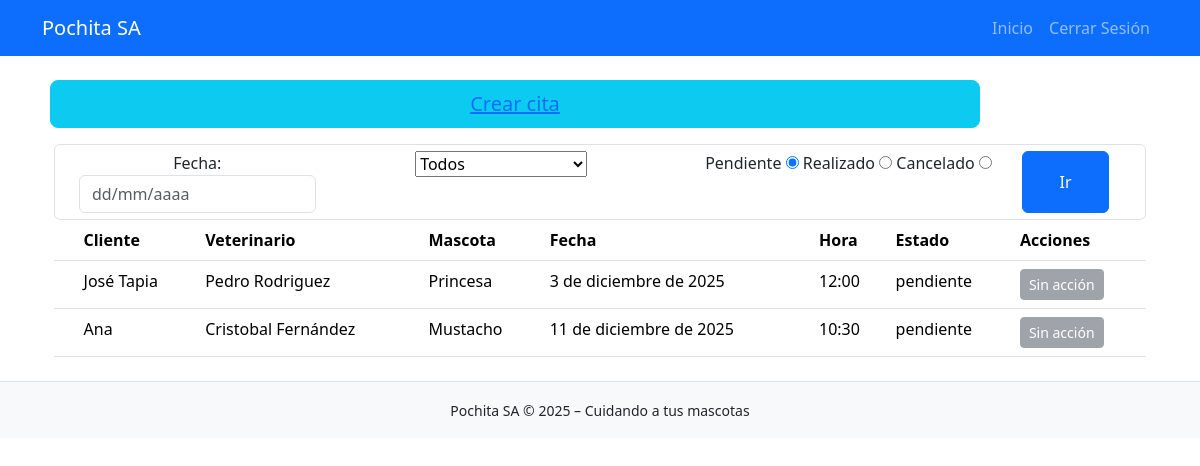
Screenshot of /horarios/ (signed in) with the database file from the repository.
### horarios/models.py (models this page shows, shortened)
class Cita(models.Model):
    fecha = models.DateField(verbose_name="Fecha agendada")
    hora_inicial = models.IntegerField(verbose_name="Bloque inicial de cita")
    estado = models.CharField(max_length=9, choices=ESTADOS_DE_CITA, verbose_name="Estado")
    veterinario = models.ForeignKey(Veterinario, on_delete=models.CASCADE, verbose_name="Veterinario asignado")
    ficha_cliente = models.ForeignKey(FichaMascota, on_delete=models.CASCADE, verbose_name="Ficha Cliente")
    updated = models.DateTimeField(auto_now=True, verbose_name="Última vez actualizado")
    def bloques_a_tiempo(self, bloque):
        inicio_horario = datetime(self.fecha.year, self.fecha.month, self.fecha.day, 8, 0, 0, 0)
        result = inicio_horario + timedelta(minutes=(bloque - 1) * 30)
        return result.strftime('%H:%M')
    @property
    def hora_inicial_a_tiempo(self):
        return self.bloques_a_tiempo(self.hora_inicial)

### fichas_mascota/models.py (models this page shows, shortened)
class FichaMascota(models.Model):
    cliente = models.CharField(max_length=90, verbose_name="Nombre del dueño")
    mascota = models.CharField(max_length=30, verbose_name="Nombre de la mascota")
    especie = models.CharField(max_length=40, verbose_name="Especie de la mascota")
    edad = models.IntegerField(verbose_name="Edad de la mascota")
    peso = models.IntegerField(verbose_name="Peso de la mascota")
    vacunas = models.TextField(max_length=60, verbose_name="Descripción de vacunas")
    tratamientos_apli = models.TextField(max_length=200, verbose_name="Tratamientos aplicados")
    tratamientos_sig = models.TextField(max_length=100, verbose_name="Siguiente tratamiento por aplicar")
    telefono = models.CharField(max_length=15, verbose_name="Teléfono de contacto")
    created = models.DateTimeField(auto_now_add=True, verbose_name="Fecha creación")
    updated = models.DateTimeField(auto_now=True, verbose_name="Última vez actualizado")

### veterinarios/models.py (models this page shows, shortened)
class Veterinario(models.Model):
    nombre = models.CharField(max_length=120, verbose_name="Nombre de Veterinario")
    usuario = models.ForeignKey(User, on_delete=models.CASCADE, verbose_name="Cuenta de usuario")
    created = models.DateTimeField(auto_now_add=True, verbose_name="Fecha de registro")

### horarios/views.py (the view)
# urls.py: path('', views.horarios, name = "horarios"),
@login_required
def horarios(req):
    veterinario = req.GET.get('veterinario')
    if veterinario:
        veterinario = veterinario.strip()
    estado = req.GET.get('estado', None)
    lista_estados = ["realizado", "pendiente", "cancelado"]
    if estado not in lista_estados: estado = "pendiente"
    fecha = localtime().date()
    try:
        fecha_str = req.GET.get('fecha', None)
        fecha = datetime.strptime(fecha_str, "%d/%m/%Y").date()
        fecha_max = fecha
    except:
        fecha = date(fecha.year, fecha.month, 1)
        fecha_max = fecha + relativedelta(months=1)
        fecha_max = date(
            fecha_max.year,
            fecha_max.month,
            calendar.monthrange(fecha_max.year, fecha_max.month)[1]
        )
    if(veterinario): citas = Cita.objects.filter(fecha__range = (fecha, fecha_max), estado = estado, veterinario__id = veterinario).order_by('fecha')
    else: citas = Cita.objects.filter(fecha__range = (fecha, fecha_max), estado = estado).order_by('fecha')
    veterinarios = Veterinario.objects.all().order_by('id')
    try: vet_loggeado = Veterinario.objects.get(usuario__id = req.user.id)
    except: vet_loggeado = None
    notificaciones = get_notificaciones(req)
    return render(req, 'horarios/horario.html', {
        'citas': citas,
        'fecha_min': date(2020, 1, 1),
        'fecha_max': fecha_max,
        'veterinarios': veterinarios,
        'vet_loggeado': vet_loggeado,
        'notificaciones': notificaciones
    })

### core/processors.py (called while the page is built)
def ctx_dict(req):
    ctx = {
        "NOMBRE_PAGINA": "Pochita S.A",
        "LINK_GITHUB": "https://github.com/FrappuccinoIc/pochita_sa"
    }
    return ctx

### core/views.py (called while the page is built)
def get_notificaciones(req):
    user_id = req.user.id
    try: recepcionista = Recepcionista.objects.get(usuario__id = user_id)
    except: recepcionista = False
    if not recepcionista:
        return 0
    notificaciones = Notificacion.objects.filter(recepcionista__usuario__id = user_id)
    return {"num": len(notificaciones), "es_recepcionista": recepcionista}

### horarios/templates/horarios/horario.html (shortened to what this page needs)
{% extends 'core/base.html' %}
{% block content %}
<div class="container">
    <div class="row text-center mb-3 x-5">
        <button class="btn btn-info btn-lg btn-block col-10 mx-2"><a class="" href="/horarios/citas/registrar">Crear cita</a></button>
    </div>
    <form class="form-control text-center" method="get" action="">
        <div class="container row">
            <div class="col-3">
                <label for="fecha">Fecha:</label>
                <input type="text" id="fecha" name="fecha" class="form-control" autocomplete="off" placeholder="dd/mm/aaaa"
                    min="{{fecha_min.year}}-{{fecha_min.month}}-1"
                    max="{{fecha_max.year}}-{{fecha_max.month}}-{{fecha_max.day}}"
                >
            </div>
            <div class="col-4">
                <select name="veterinario" id="veterinario">
                    <option value="">Todos</option>
                </select>
            </div>
            <div class="col-4">
                <label for="pendiente">Pendiente</label>
                <input type="radio" id="pendiente" name="estado" value="pendiente" checked>
                <label for="realizado">Realizado</label>
                <input type="radio" id="realizado" name="estado" value="realizado">
                <label for="cancelado">Cancelado</label>
                <input type="radio" id="cancelado" name="estado" value="cancelado">
            </div>
            <button class="btn btn-primary col-1">Ir</button>
        </div>
    </form>
    <table class="table">
        <thead>
            <tr>
                <th></th>
                <th>Cliente</th>
                <th>Veterinario</th>
                <th>Mascota</th>
                <th>Fecha</th>
                <th>Hora</th>
                <th>Estado</th>
                <th>Acciones</th>
            </tr>
        </thead>
        <tbody>
            {% for cita in citas %}
            <tr>
                <td></td>
                <td>{{ cita.ficha_cliente.cliente }}</td>
                <td>{{ cita.veterinario.nombre }}</td>
                <td>{{ cita.ficha_cliente.mascota }}</td>
                <td>{{ cita.fecha }}</td>
                <td>{{ cita.hora_inicial_a_tiempo }}</td>
                <td>{{ cita.estado }}</td>
                <td>
                    {% if vet_loggeado.id == cita.veterinario.id and cita.estado == "pendiente" %}
                    <a href="{% url 'eliminar_cita' cita.id %}"
                        class="btn btn-sm btn-danger">
                        Cancelar
                    </a>
                    {% elif vet_loggeado.id == cita.veterinario.id %}
                    <button class="btn btn-sm btn-dark" disabled>
                        {{ cita.estado|capfirst }}
                    </button>
                    {% else %}
                    <button class="btn btn-sm btn-secondary" disabled>
                        Sin acción
                    </button>
                    {% endif %}
                </td>
            </tr>
            {% endfor %}
        </tbody>
    </table>
</div>
<link rel="stylesheet"
href="https://cdnjs.cloudflare.com/ajax/libs/bootstrap-datepicker/1.9.0/css/bootstrap-datepicker.min.css">
{% endblock %}

### rows the page displays
Cita: ficha_cliente.cliente "José Tapia", veterinario.nombre "Pedro Rodriguez", ficha_cliente.mascota "Princesa", fecha "3 de diciembre de 2025", hora_inicial_a_tiempo "12:00", estado "pendiente", shows "Sin acción"
Cita: ficha_cliente.cliente "Ana", veterinario.nombre "Cristobal Fernández", ficha_cliente.mascota "Mustacho", fecha "11 de diciembre de 2025", hora_inicial_a_tiempo "10:30", estado "pendiente", shows "Sin acción"
